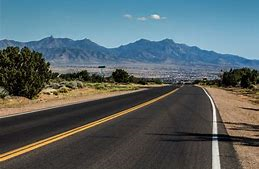
%> input picture 1/I3DCV_3542588_Exercise_2/image.png, 259 x 169 px
$ octave --eval "A1_exercises;"   (GNU Octave 9; MATLAB toolbox functions it lacks are replaced by stand-ins)
%> lines starting %> are read from the running program, lines starting %| are printed output that depends on the picture
 function A1_exercises
  % This file contains the solution of exercise 1.1 - Seperable Convolution

  % Exercise (ii): Two nested loops
  function new_image = convolve_with_matrix33_nested_loops( img, kernel)

    % We are supposed to use "matrix33", so make sure the kernel has the right size
    if (size(kernel)(1) != 3) or (size(kernel)(2) != 3)
      disp("Wrong kernel size. It must be 3x3!")
      return
    endif

    % 1. Step: We need to flip the kernel otherwise its no convolution but a "correlation"
    kernel = flipdim(kernel ,1);
    kernel = flipdim(kernel ,2);

    % The result has the size of the used image:
    new_image = zeros(size(img));

    % For our convolution, we need to provide boundary condition
    % We are supposed to add zeros (= black pixels). With a 3x3 kernel, we need
    % to add one layer of zeros around the image
    extended_img = zeros(size(img)+2);
    img_rows = size(img)(1);
    img_cols = size(img)(2);
    % Copying the image into the middle of the extended image
    extended_img(2:(1+img_rows),2:(1+img_cols)) = img;

    %Convolution with two nested loops:
    % Loops are constructed to fit the indizes for the extended image
    % for clarity reasons
    for i = 2:(1+img_rows) % for each row of new image
      for j = 2:(1+img_cols) % for each col of new image

        % Make a "convolution" on img[i][j]
        % Convolution writes a pixel value based on the neighbours within
        % the "kernel" and the kernel's weight:
        % For resons of clarity, lets split the operation into small parts

        % The first row of the kernel applied:
        new_image(i-1,j-1) += extended_img(i-1,j-1)*kernel(1,1);
        new_image(i-1,j-1) += extended_img(i-1,j)*kernel(1,2);
        new_image(i-1,j-1) += extended_img(i-1,j+1)*kernel(1,3);
        % The second row of the kernel applied:
        new_image(i-1,j-1) += extended_img(i,j-1)*kernel(2,1);
        new_image(i-1,j-1) += extended_img(i,j)*kernel(2,2);
        new_image(i-1,j-1) += extended_img(i,j+1)*kernel(2,3);
        % The last row of the kernel applied:
        new_image(i-1,j-1) += extended_img(i+1,j-1)*kernel(3,1);
        new_image(i-1,j-1) += extended_img(i+1,j)*kernel(3,2);
        new_image(i-1,j-1) += extended_img(i+1,j+1)*kernel(3,3);

      endfor
    endfor

  endfunction

  % (iii)
  function resulting_image = convolve_with_matrix33_flat_loops( img, kernel)

    % We are supposed to use "matrix33", so make sure the kernel has the right size
    if (size(kernel)(1) != 3) or (size(kernel)(2) != 3)
      disp("Wrong kernel size. It must be 3x3!")
      return
    endif

    kernel = flipdim(kernel ,1);
    kernel = flipdim(kernel ,2);


    % For our convolution, we need to provide boundary condition
    % We are supposed to add zeros (= black pixels). With a 3x3 kernel, we need
    % to add one layer of zeros around the image
    new_image = extended_img_1 = extended_img_2 = extended_img_3 = zeros(size(img)+2);
    img_rows = size(img)(1);
    img_cols = size(img)(2);
    resulting_image = zeros(size(img));

    % The plan is, to add the valures horizontally for each row first
    % To do this, we shift the row to the left and to the right and add
    % these two with the sunshiftet vector:

    % Shifted to the left (Resulting in accessing values to the right):
    extended_img_1(2:(1+img_rows),1:(img_cols)) = img;
    % Normal placement:
    extended_img_2(2:(1+img_rows),2:(1+img_cols)) = img;
    % Shifted to the right (Resulting in accessing values to the left):
    extended_img_3(2:(1+img_rows),3:(2+img_cols)) = img;

    % Convolution with two seperated loops:
    % "Convolute" along rows first
    for i = 2:(1+img_rows)

      % The first row of the kernel applied by adding :
      new_image(i,:) += extended_img_3(i-1,:).*kernel(1,1);
      new_image(i,:) += extended_img_2(i-1,:).*kernel(1,2);
      new_image(i,:) += extended_img_1(i-1,:).*kernel(1,3);
      % The second row of the kernel applied:
      new_image(i,:) += extended_img_3(i,:).*kernel(2,1);
      new_image(i,:) += extended_img_2(i,:).*kernel(2,2);
      new_image(i,:) += extended_img_1(i,:).*kernel(2,3);
      % The last row of the kernel applied:
      new_image(i,:) += extended_img_3(i+1,:).*kernel(3,1);
      new_image(i,:) += extended_img_2(i+1,:).*kernel(3,2);
      new_image(i,:) += extended_img_1(i+1,:).*kernel(3,3);

    endfor

    for a=1:1
      % I think i was supposed to do this differently, but i don't need the second for loop anymore
      % But i wasn't able to solve the task in another way :'(
    endfor

    % Cropping the new_image
    resulting_image = new_image(2:(1+img_rows),2:(1+img_cols));

  endfunction

    % (iii)
  function resulting_image = convolve_with_two_vector13_flat_loops( img, kernel_x, kernel_y)

    if (size(kernel_x)(1) != 1) || (size(kernel_x)(2) != 3)
      disp("Wrong kernel size. Kernel_x must be 1x3!")
      return
    endif

    if (size(kernel_y)(1) != 3) || (size(kernel_y)(2) != 1)
      disp("Wrong kernel size. Kernel_y must be 3x1!")
      return
    endif

    % The result has the size of the used image:
    new_image = zeros(size(img));
    %extended_img = zeros(size(img)+2);
    img_rows = size(img)(1);
    img_cols = size(img)(2);
    %extended_img(2:(1+img_rows),2:(1+img_cols)) = img;

    %Convolution with two nested loops:
    % Loops are constructed to fit the indizes for the extended image
    % for clarity reasons
    for i = 1:img_rows
      % Convoluting horizontally
      new_image = conv2(img,kernel_x,"same");
    endfor

    for j = 1:img_cols
      % Convoluting vertically
      resulting_image = conv2(new_image,kernel_y,"same");
    endfor

  endfunction

  %(iv)

  % "1. Load your image of choise and convert it into greyscale."
  colored_img = imread('image.png');
%> colored_img is the input picture: size 169x259x3 uint8; mean R, G, B 86.8, 100.4, 103.7
  grey_img = rgb2gray (colored_img);

  % Debug "images"
  %A = [1,2,1,4,2;3,4,2,1,1;2,2,1,1,5;6,3,1,1,2;1,2,3,2,2]

  % Make the kernel: Try out different kernels
  % kernel = [ -1, 0, 1; -1, 0, 1; -1, 0, 1]; % Simple horizontal differentiation
  % kernel = [ -1, -1, -1; 0, 0, 0; 1, 1, 1]; % Simple vertical differentiation
  % kernel = [ 1, 1, 1; 1, 1, 1; 1, 1, 1]/9; % Simple mean / low pass filter
  % One can construct a kernel by convoluting the horizontal and the vertical kernel
  kernel_x = [1, 1, 1];
  kernel_y = [-1; 0; 1];
  kernel = conv2(kernel_x,kernel_y,"full")

  % "2. Convolve the image with the first function."
  % We need to cast the result into the uint8 format since we produced double
  % because of multiplication and division
  result_1 = uint8(convolve_with_matrix33_nested_loops(grey_img, kernel));
%> in convolve_with_matrix33_nested_loops, `extended_img(2:(1+img_rows),2:(1+img_cols)) = img;`:
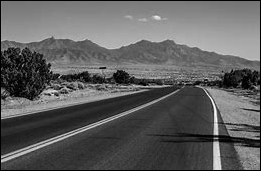
%> extended_img: size 171x261 double; min 0, max 253, mean 94.8
%> after the loop in convolve_with_matrix33_nested_loops, `for i = 2:(1+img_rows)`:
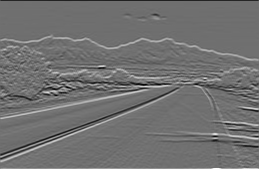
%> new_image: size 169x259 double; min -521, max 655, mean 0.9; drawn with min black and max white
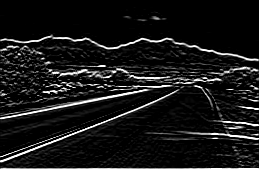
%> result_1: size 169x259 uint8; min 0, max 255, mean 22.5

  % "3. Convolve the image withe the second function"
  result_2 = uint8(convolve_with_matrix33_flat_loops(grey_img, kernel));
%> in convolve_with_matrix33_flat_loops, `extended_img_1(2:(1+img_rows),1:(img_cols)) = img;`:
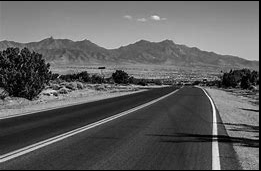
%> extended_img_1: size 171x261 double; min 0, max 253, mean 94.8; mean of the top-left, top-right, bottom-left and bottom-right quarters 108.8, 122.8, 73.1, 75
%> in convolve_with_matrix33_flat_loops, `extended_img_3(2:(1+img_rows),3:(2+img_cols)) = img;`:
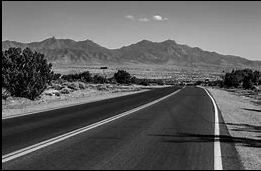
%> extended_img_3: size 171x261 double; min 0, max 253, mean 94.8; mean of the top-left, top-right, bottom-left and bottom-right quarters 106.9, 124.7, 72.1, 76
%> after the loop in convolve_with_matrix33_flat_loops, `for i = 2:(1+img_rows)`:
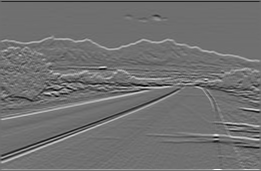
%> new_image: size 171x261 double; min -521, max 655, mean 0.9; drawn with min black and max white

  result_2b = uint8(convolve_with_two_vector13_flat_loops(grey_img, kernel_x, kernel_y));
%> the loop in convolve_with_two_vector13_flat_loops, `for i = 1:img_rows` made 169 passes
%> pass 1, in convolve_with_two_vector13_flat_loops, `new_image = conv2(img,kernel_x,"same");`:
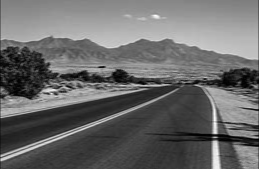
%> new_image: size 169x259 double; min 0, max 696, mean 289.3; drawn with min black and max white

  % "4. Convolve the image with the built-in Octave methods."
  result_3 = uint8(conv2(grey_img,kernel, "same")); % same: size(result) = size(img)

  % "5. Assert the results of these two are equal."
  % Since we are comparing to uint8-greyscale-images, we dont need tolerances
  % and can directly compare:
  if(result_1 == result_3 && result_1 == result_2 && result_2 == result_2b)
    % result_2 is only equal to result_2b if it was constructed by convoluting
    % kernel x and kernel y
    disp("The results are the same")
  else
    disp("The results are not the same!")
  endif

  % Showing the different images:
  figure(1)
  subplot(2,3,1)
  imshow(grey_img);

  subplot(2,3,2)
  imshow(result_1);

  subplot(2,3,3)
  imshow(result_2);

  subplot(2,3,4)
  imshow(result_2b);

  subplot(2,3,5)
  imshow(result_3);

endfunction
